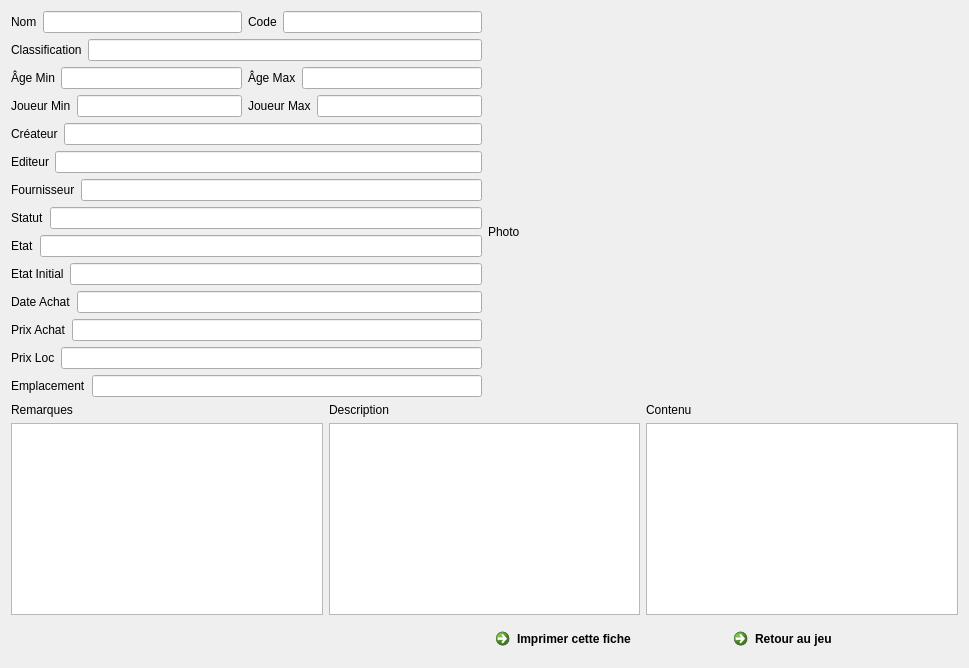
<?xml version="1.0" encoding="UTF-8"?>
<ui version="4.0">
 <class>F_ImprimerFicheCompleteJeu</class>
 <widget class="QDialog" name="F_ImprimerFicheCompleteJeu">
  <property name="geometry">
   <rect>
    <x>0</x>
    <y>0</y>
    <width>969</width>
    <height>668</height>
   </rect>
  </property>
  <property name="windowTitle">
   <string>Impression de la fiche complête d'un jeu</string>
  </property>
  <layout class="QGridLayout" name="gridLayout">
   <item row="0" column="0">
    <layout class="QHBoxLayout" name="horizontalLayout">
     <item>
      <widget class="QLabel" name="Lb_Nom">
       <property name="text">
        <string>Nom</string>
       </property>
      </widget>
     </item>
     <item>
      <widget class="QLineEdit" name="LE_Nom"/>
     </item>
     <item>
      <widget class="QLabel" name="Lb_Code">
       <property name="text">
        <string>Code</string>
       </property>
      </widget>
     </item>
     <item>
      <widget class="QLineEdit" name="LE_Code"/>
     </item>
    </layout>
   </item>
   <item row="1" column="0">
    <layout class="QHBoxLayout" name="horizontalLayout_2">
     <item>
      <widget class="QLabel" name="Lb_Classification">
       <property name="text">
        <string>Classification</string>
       </property>
      </widget>
     </item>
     <item>
      <widget class="QLineEdit" name="LE_Classification"/>
     </item>
    </layout>
   </item>
   <item row="2" column="0">
    <layout class="QHBoxLayout" name="horizontalLayout_3">
     <item>
      <widget class="QLabel" name="Lb_AgeMin">
       <property name="text">
        <string>Âge Min</string>
       </property>
      </widget>
     </item>
     <item>
      <widget class="QLineEdit" name="LE_AgeMin"/>
     </item>
     <item>
      <widget class="QLabel" name="Lb_AgeMax">
       <property name="text">
        <string>Âge Max</string>
       </property>
      </widget>
     </item>
     <item>
      <widget class="QLineEdit" name="LE_AgeMax"/>
     </item>
    </layout>
   </item>
   <item row="2" column="1">
    <spacer name="horizontalSpacer">
     <property name="orientation">
      <enum>Qt::Horizontal</enum>
     </property>
     <property name="sizeHint" stdset="0">
      <size>
       <width>20</width>
       <height>20</height>
      </size>
     </property>
    </spacer>
   </item>
   <item row="3" column="0">
    <layout class="QHBoxLayout" name="horizontalLayout_4">
     <item>
      <widget class="QLabel" name="Lb_JoueurMin">
       <property name="text">
        <string>Joueur Min</string>
       </property>
      </widget>
     </item>
     <item>
      <widget class="QLineEdit" name="LE_JoueurMin"/>
     </item>
     <item>
      <widget class="QLabel" name="Lb_JoueurMax">
       <property name="text">
        <string>Joueur Max</string>
       </property>
      </widget>
     </item>
     <item>
      <widget class="QLineEdit" name="LE_JoueurMax"/>
     </item>
    </layout>
   </item>
   <item row="3" column="1" rowspan="10">
    <widget class="QLabel" name="Lb_Photo">
     <property name="maximumSize">
      <size>
       <width>470</width>
       <height>303</height>
      </size>
     </property>
     <property name="text">
      <string>Photo</string>
     </property>
    </widget>
   </item>
   <item row="4" column="0">
    <layout class="QHBoxLayout" name="horizontalLayout_5">
     <item>
      <widget class="QLabel" name="Lb_Createur">
       <property name="text">
        <string>Créateur</string>
       </property>
      </widget>
     </item>
     <item>
      <widget class="QLineEdit" name="LE_Createur"/>
     </item>
    </layout>
   </item>
   <item row="5" column="0">
    <layout class="QHBoxLayout" name="horizontalLayout_6">
     <item>
      <widget class="QLabel" name="Lb_Editeur">
       <property name="text">
        <string>Editeur</string>
       </property>
      </widget>
     </item>
     <item>
      <widget class="QLineEdit" name="LE_Editeur"/>
     </item>
    </layout>
   </item>
   <item row="6" column="0">
    <layout class="QHBoxLayout" name="horizontalLayout_17">
     <item>
      <widget class="QLabel" name="Lb_Fournisseur">
       <property name="text">
        <string>Fournisseur</string>
       </property>
      </widget>
     </item>
     <item>
      <widget class="QLineEdit" name="LE_Fournisseur"/>
     </item>
    </layout>
   </item>
   <item row="7" column="0">
    <layout class="QHBoxLayout" name="horizontalLayout_7">
     <item>
      <widget class="QLabel" name="Lb_Statut">
       <property name="text">
        <string>Statut</string>
       </property>
      </widget>
     </item>
     <item>
      <widget class="QLineEdit" name="LE_Statut"/>
     </item>
    </layout>
   </item>
   <item row="8" column="0">
    <layout class="QHBoxLayout" name="horizontalLayout_8">
     <item>
      <widget class="QLabel" name="Lb_Etat">
       <property name="text">
        <string>Etat</string>
       </property>
      </widget>
     </item>
     <item>
      <widget class="QLineEdit" name="LE_Etat"/>
     </item>
    </layout>
   </item>
   <item row="9" column="0">
    <layout class="QHBoxLayout" name="horizontalLayout_9">
     <item>
      <widget class="QLabel" name="Lb_EtatInitial">
       <property name="text">
        <string>Etat Initial</string>
       </property>
      </widget>
     </item>
     <item>
      <widget class="QLineEdit" name="LE_EtatInitial"/>
     </item>
    </layout>
   </item>
   <item row="10" column="0">
    <layout class="QHBoxLayout" name="horizontalLayout_10">
     <item>
      <widget class="QLabel" name="Lb_DateAchat">
       <property name="text">
        <string>Date Achat</string>
       </property>
      </widget>
     </item>
     <item>
      <widget class="QLineEdit" name="LE_DateAchat"/>
     </item>
    </layout>
   </item>
   <item row="11" column="0">
    <layout class="QHBoxLayout" name="horizontalLayout_11">
     <item>
      <widget class="QLabel" name="Lb_PrixAchat">
       <property name="text">
        <string>Prix Achat</string>
       </property>
      </widget>
     </item>
     <item>
      <widget class="QLineEdit" name="LE_PrixAchat"/>
     </item>
    </layout>
   </item>
   <item row="12" column="0">
    <layout class="QHBoxLayout" name="horizontalLayout_12">
     <item>
      <widget class="QLabel" name="Lb_PrixLoc">
       <property name="text">
        <string>Prix Loc</string>
       </property>
      </widget>
     </item>
     <item>
      <widget class="QLineEdit" name="LE_PrixLoc"/>
     </item>
    </layout>
   </item>
   <item row="13" column="0">
    <layout class="QHBoxLayout" name="horizontalLayout_14">
     <item>
      <widget class="QLabel" name="Lb_Emplacement">
       <property name="text">
        <string>Emplacement</string>
       </property>
      </widget>
     </item>
     <item>
      <widget class="QLineEdit" name="LE_Emplacement"/>
     </item>
    </layout>
   </item>
   <item row="14" column="0" colspan="2">
    <layout class="QHBoxLayout" name="horizontalLayout_16">
     <item>
      <layout class="QVBoxLayout" name="verticalLayout">
       <item>
        <widget class="QLabel" name="Lb_Remarques">
         <property name="text">
          <string>Remarques</string>
         </property>
        </widget>
       </item>
       <item>
        <widget class="QTextEdit" name="TxE_Remarques"/>
       </item>
      </layout>
     </item>
     <item>
      <layout class="QVBoxLayout" name="verticalLayout_2">
       <item>
        <widget class="QLabel" name="Lb_Description">
         <property name="text">
          <string>Description</string>
         </property>
        </widget>
       </item>
       <item>
        <widget class="QTextEdit" name="TxE_Description"/>
       </item>
      </layout>
     </item>
     <item>
      <layout class="QVBoxLayout" name="verticalLayout_3">
       <item>
        <widget class="QLabel" name="Lb_Contenu">
         <property name="text">
          <string>Contenu</string>
         </property>
        </widget>
       </item>
       <item>
        <widget class="QTextEdit" name="TxE_Contenu"/>
       </item>
      </layout>
     </item>
    </layout>
   </item>
   <item row="15" column="1">
    <layout class="QHBoxLayout" name="horizontalLayout_15">
     <item>
      <widget class="QCommandLinkButton" name="Bt_Imprimer">
       <property name="text">
        <string>Imprimer cette fiche</string>
       </property>
       <property name="icon">
        <iconset resource="ImagesIcones.qrc">
         <normaloff>:/Valider.png</normaloff>:/Valider.png</iconset>
       </property>
      </widget>
     </item>
     <item>
      <widget class="QCommandLinkButton" name="Bt_Quitter">
       <property name="text">
        <string>Retour au jeu</string>
       </property>
       <property name="icon">
        <iconset resource="ImagesIcones.qrc">
         <normaloff>:/Annuler.png</normaloff>:/Annuler.png</iconset>
       </property>
      </widget>
     </item>
    </layout>
   </item>
  </layout>
 </widget>
 <resources>
  <include location="ImagesIcones.qrc"/>
 </resources>
 <connections/>
</ui>
